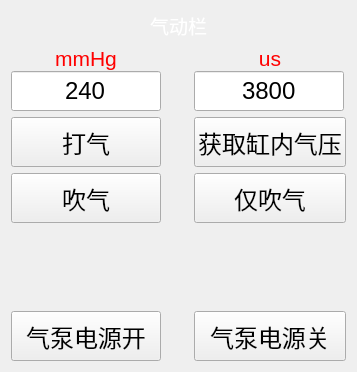
      <widget class="QWidget" name="page3">
       <layout class="QGridLayout" name="gridLayout_4">
        <item row="0" column="0" colspan="3">
         <widget class="QLabel" name="label2">
          <property name="font">
           <font>
            <pointsize>14</pointsize>
           </font>
          </property>
          <property name="styleSheet">
           <string notr="true">QLabel#label2
{
	color: rgb(255, 255, 255);
}</string>
          </property>
          <property name="text">
           <string>气动栏</string>
          </property>
          <property name="alignment">
           <set>Qt::AlignCenter</set>
          </property>
         </widget>
        </item>
        <item row="1" column="0">
         <layout class="QVBoxLayout" name="verticalLayout_4">
          <property name="spacing">
           <number>0</number>
          </property>
          <item>
           <widget class="QLabel" name="label9">
            <property name="font">
             <font>
              <pointsize>16</pointsize>
             </font>
            </property>
            <property name="styleSheet">
             <string notr="true">QLabel#label9
{
	color: rgb(255, 0, 0);
}</string>
            </property>
            <property name="text">
             <string>mmHg</string>
            </property>
            <property name="alignment">
             <set>Qt::AlignCenter</set>
            </property>
           </widget>
          </item>
          <item>
           <widget class="QLineEdit" name="lineEdit3">
            <property name="minimumSize">
             <size>
              <width>150</width>
              <height>40</height>
             </size>
            </property>
            <property name="maximumSize">
             <size>
              <width>150</width>
              <height>16777215</height>
             </size>
            </property>
            <property name="font">
             <font>
              <pointsize>18</pointsize>
             </font>
            </property>
            <property name="text">
             <string>240</string>
            </property>
            <property name="alignment">
             <set>Qt::AlignCenter</set>
            </property>
           </widget>
          </item>
         </layout>
        </item>
        <item row="1" column="1">
         <spacer name="horizontalSpacer_6">
          <property name="orientation">
           <enum>Qt::Horizontal</enum>
          </property>
          <property name="sizeHint" stdset="0">
           <size>
            <width>21</width>
            <height>20</height>
           </size>
          </property>
         </spacer>
        </item>
        <item row="1" column="2">
         <layout class="QVBoxLayout" name="verticalLayout_5">
          <property name="spacing">
           <number>0</number>
          </property>
          <item>
           <widget class="QLabel" name="label7">
            <property name="maximumSize">
             <size>
              <width>16777215</width>
              <height>16777215</height>
             </size>
            </property>
            <property name="font">
             <font>
              <pointsize>16</pointsize>
             </font>
            </property>
            <property name="styleSheet">
             <string notr="true">QLabel#label7
{
	color: rgb(255, 0, 0);
}</string>
            </property>
            <property name="text">
             <string>us</string>
            </property>
            <property name="alignment">
             <set>Qt::AlignCenter</set>
            </property>
           </widget>
          </item>
          <item>
           <widget class="QLineEdit" name="lineEdit4">
            <property name="minimumSize">
             <size>
              <width>150</width>
              <height>40</height>
             </size>
            </property>
            <property name="maximumSize">
             <size>
              <width>150</width>
              <height>16777215</height>
             </size>
            </property>
            <property name="font">
             <font>
              <pointsize>18</pointsize>
             </font>
            </property>
            <property name="text">
             <string>3800</string>
            </property>
            <property name="alignment">
             <set>Qt::AlignCenter</set>
            </property>
           </widget>
          </item>
         </layout>
        </item>
        <item row="2" column="0">
         <widget class="QPushButton" name="Pumpup">
          <property name="minimumSize">
           <size>
            <width>150</width>
            <height>50</height>
           </size>
          </property>
          <property name="font">
           <font>
            <pointsize>18</pointsize>
           </font>
          </property>
          <property name="text">
           <string>打气</string>
          </property>
         </widget>
        </item>
        <item row="2" column="2">
         <widget class="QPushButton" name="ReadPressure">
          <property name="minimumSize">
           <size>
            <width>150</width>
            <height>50</height>
           </size>
          </property>
          <property name="font">
           <font>
            <pointsize>18</pointsize>
           </font>
          </property>
          <property name="text">
           <string>获取缸内气压</string>
          </property>
         </widget>
        </item>
        <item row="3" column="0">
         <widget class="QPushButton" name="PumpBlow">
          <property name="minimumSize">
           <size>
            <width>150</width>
            <height>50</height>
           </size>
          </property>
          <property name="font">
           <font>
            <pointsize>18</pointsize>
           </font>
          </property>
          <property name="text">
           <string>吹气</string>
          </property>
         </widget>
        </item>
        <item row="3" column="2">
         <widget class="QPushButton" name="PumpOnlyBlow">
          <property name="minimumSize">
           <size>
            <width>150</width>
            <height>50</height>
           </size>
          </property>
          <property name="font">
           <font>
            <pointsize>18</pointsize>
           </font>
          </property>
          <property name="text">
           <string>仅吹气</string>
          </property>
         </widget>
        </item>
        <item row="4" column="0">
         <spacer name="verticalSpacer_6">
          <property name="orientation">
           <enum>Qt::Vertical</enum>
          </property>
          <property name="sizeHint" stdset="0">
           <size>
            <width>20</width>
            <height>82</height>
           </size>
          </property>
         </spacer>
        </item>
        <item row="4" column="2">
         <spacer name="verticalSpacer_5">
          <property name="orientation">
           <enum>Qt::Vertical</enum>
          </property>
          <property name="sizeHint" stdset="0">
           <size>
            <width>20</width>
            <height>82</height>
           </size>
          </property>
         </spacer>
        </item>
        <item row="5" column="0">
         <widget class="QPushButton" name="pushButton21">
          <property name="minimumSize">
           <size>
            <width>150</width>
            <height>50</height>
           </size>
          </property>
          <property name="font">
           <font>
            <pointsize>18</pointsize>
           </font>
          </property>
          <property name="text">
           <string>气泵电源开</string>
          </property>
         </widget>
        </item>
        <item row="5" column="2">
         <widget class="QPushButton" name="pushButton22">
          <property name="minimumSize">
           <size>
            <width>150</width>
            <height>50</height>
           </size>
          </property>
          <property name="font">
           <font>
            <pointsize>18</pointsize>
           </font>
          </property>
          <property name="text">
           <string>气泵电源关</string>
          </property>
         </widget>
        </item>
       </layout>
       <zorder>Pumpup</zorder>
       <zorder>label2</zorder>
       <zorder>ReadPressure</zorder>
       <zorder>PumpBlow</zorder>
       <zorder>pushButton21</zorder>
       <zorder>pushButton22</zorder>
       <zorder>PumpOnlyBlow</zorder>
       <zorder>horizontalSpacer_6</zorder>
       <zorder>verticalSpacer_6</zorder>
      </widget>
